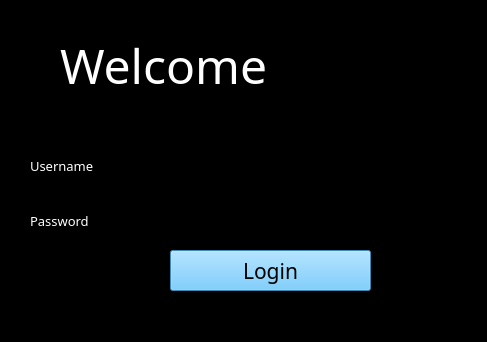
<?xml version="1.0" encoding="UTF-8"?>
<ui version="4.0">
 <class>MainWindow</class>
 <widget class="QMainWindow" name="MainWindow">
  <property name="geometry">
   <rect>
    <x>0</x>
    <y>0</y>
    <width>487</width>
    <height>342</height>
   </rect>
  </property>
  <property name="windowTitle">
   <string>MainWindow</string>
  </property>
  <property name="styleSheet">
   <string notr="true">background-color: rgb(0, 0, 0);</string>
  </property>
  <widget class="QWidget" name="centralwidget">
   <widget class="QLabel" name="label">
    <property name="geometry">
     <rect>
      <x>60</x>
      <y>30</y>
      <width>371</width>
      <height>71</height>
     </rect>
    </property>
    <property name="font">
     <font>
      <family>Wide Latin</family>
      <pointsize>36</pointsize>
     </font>
    </property>
    <property name="styleSheet">
     <string notr="true">color: rgb(255, 255, 255);
</string>
    </property>
    <property name="text">
     <string>Welcome</string>
    </property>
   </widget>
   <widget class="QLineEdit" name="txtName">
    <property name="geometry">
     <rect>
      <x>170</x>
      <y>150</y>
      <width>201</width>
      <height>31</height>
     </rect>
    </property>
    <property name="styleSheet">
     <string notr="true">border-color: rgb(82, 255, 227);
font: 11pt &quot;Wide Latin&quot;;
color: rgb(255, 255, 255);
border-bottom-color: rgb(99, 169, 255);</string>
    </property>
   </widget>
   <widget class="QLineEdit" name="txtPassword">
    <property name="geometry">
     <rect>
      <x>170</x>
      <y>200</y>
      <width>201</width>
      <height>31</height>
     </rect>
    </property>
    <property name="styleSheet">
     <string notr="true">border-color: rgb(82, 255, 227);
font: 12pt &quot;Wide Latin&quot;;
color: rgb(255, 255, 255);
border-bottom-color: rgb(99, 169, 255);</string>
    </property>
    <property name="echoMode">
     <enum>QLineEdit::Password</enum>
    </property>
   </widget>
   <widget class="QPushButton" name="btnIniciar">
    <property name="geometry">
     <rect>
      <x>170</x>
      <y>250</y>
      <width>201</width>
      <height>41</height>
     </rect>
    </property>
    <property name="font">
     <font>
      <family>Wide Latin</family>
      <pointsize>16</pointsize>
      <weight>50</weight>
      <italic>false</italic>
      <bold>false</bold>
     </font>
    </property>
    <property name="styleSheet">
     <string notr="true">background-color: rgb(87, 191, 255);
</string>
    </property>
    <property name="text">
     <string>Login</string>
    </property>
   </widget>
   <widget class="QLabel" name="label_2">
    <property name="geometry">
     <rect>
      <x>30</x>
      <y>150</y>
      <width>121</width>
      <height>31</height>
     </rect>
    </property>
    <property name="font">
     <font>
      <family>Wide Latin</family>
      <pointsize>10</pointsize>
      <weight>50</weight>
      <italic>false</italic>
      <bold>false</bold>
     </font>
    </property>
    <property name="styleSheet">
     <string notr="true">font: 14pt &quot;MS Shell Dlg 2&quot;;
font: 10pt &quot;Wide Latin&quot;;
color: rgb(255, 255, 255);</string>
    </property>
    <property name="text">
     <string>Username</string>
    </property>
   </widget>
   <widget class="QLabel" name="label_3">
    <property name="geometry">
     <rect>
      <x>30</x>
      <y>210</y>
      <width>111</width>
      <height>21</height>
     </rect>
    </property>
    <property name="font">
     <font>
      <family>Wide Latin</family>
      <pointsize>10</pointsize>
      <weight>50</weight>
      <italic>false</italic>
      <bold>false</bold>
     </font>
    </property>
    <property name="styleSheet">
     <string notr="true">font: 14pt &quot;MS Shell Dlg 2&quot;;
font: 12pt &quot;Wide Latin&quot;;
font: 10pt &quot;Wide Latin&quot;;
color: rgb(255, 255, 255);</string>
    </property>
    <property name="text">
     <string>Password</string>
    </property>
   </widget>
   <widget class="QLabel" name="label_4">
    <property name="geometry">
     <rect>
      <x>400</x>
      <y>200</y>
      <width>41</width>
      <height>31</height>
     </rect>
    </property>
    <property name="text">
     <string/>
    </property>
    <property name="pixmap">
     <pixmap>../View/icons/passwordlogin.png</pixmap>
    </property>
    <property name="scaledContents">
     <bool>true</bool>
    </property>
   </widget>
  </widget>
  <widget class="QMenuBar" name="menubar">
   <property name="geometry">
    <rect>
     <x>0</x>
     <y>0</y>
     <width>487</width>
     <height>21</height>
    </rect>
   </property>
  </widget>
  <widget class="QStatusBar" name="statusbar"/>
 </widget>
 <resources/>
 <connections/>
</ui>
